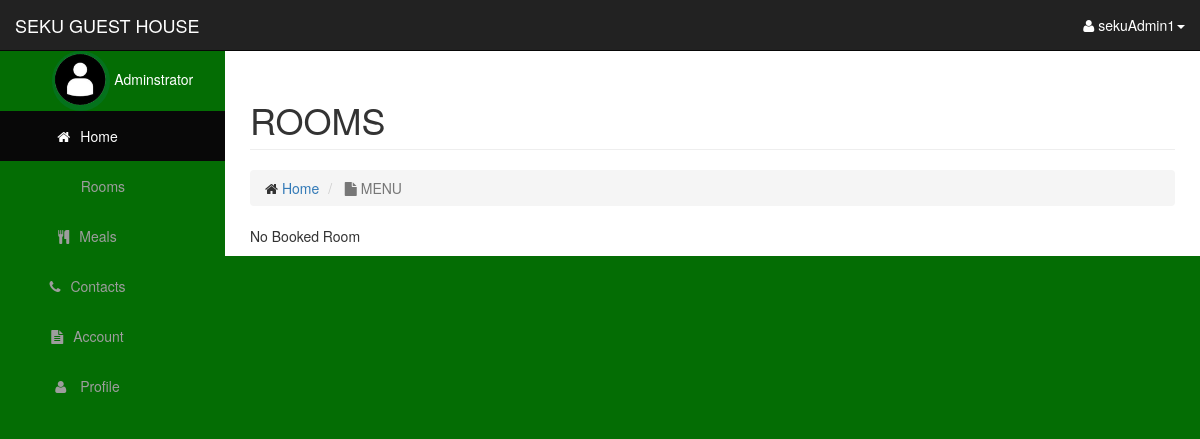
The app's page /admin/show_all_room.php (signed in), older data.
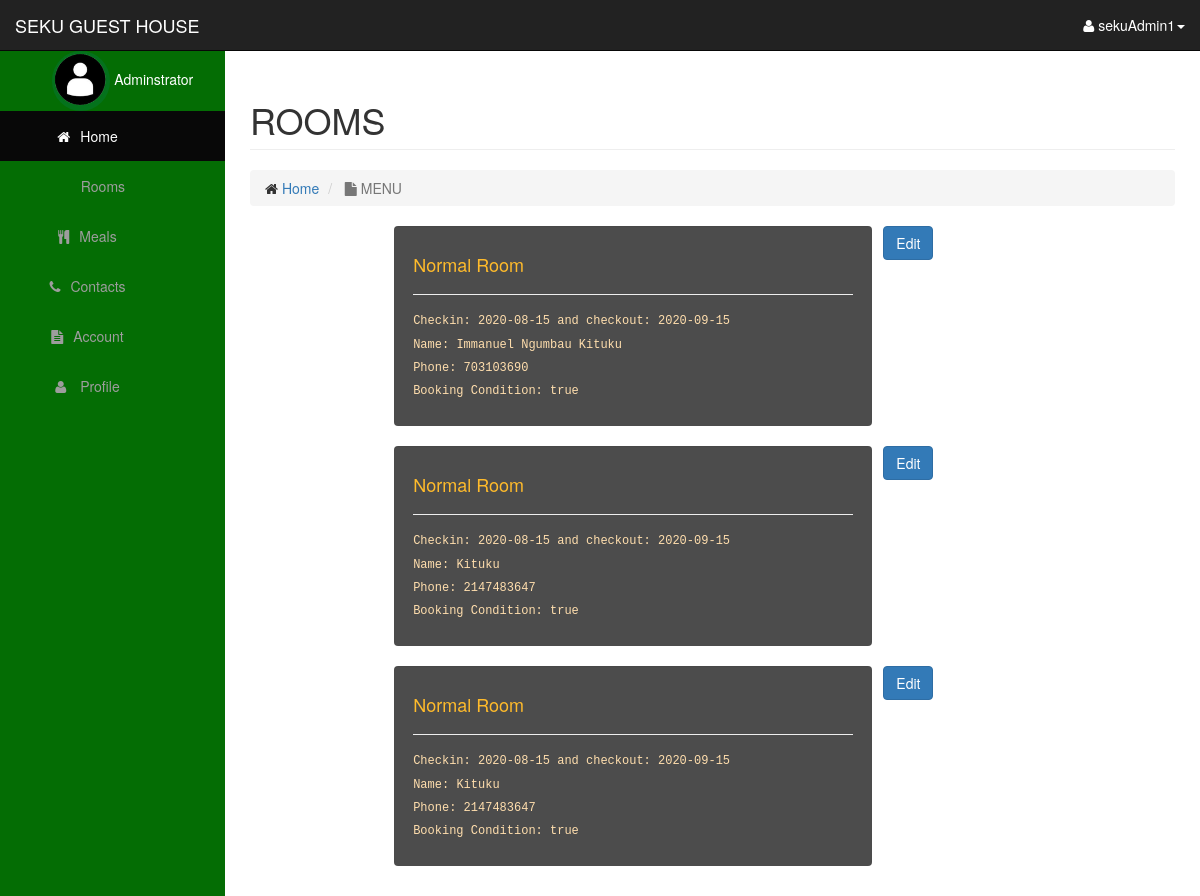
The same page, newer data.
### tables this page shows
CREATE TABLE `rooms` (
  `room_id` int(200) NOT NULL,
  `room_cat` text NOT NULL,
  `checkin` date NOT NULL,
  `checkout` date NOT NULL,
  `name` text NOT NULL,
  `phone` int(100) NOT NULL,
  `book` text NOT NULL
);

### admin/includes/class.user.php (called while the page is built, shortened)
<?php
        class user
        {
            public function __construct()
            {
                $this->db=new mysqli('localhost','root','','seku_guest_house');
            }
        }
?>

### admin/show_all_room.php (the view, shortened to what this page needs)
<?php
include_once 'includes/class.user.php';
$user=new User();
?>
<body>
  <?php include 'includes/navigation.php';?>
  <div id="page-wrapper">
            <div class="container-fluid">
              <div class="row">
                    <div class="col-lg-12">
                        <h1 class="page-header">
                        ROOMS
                            </h1>
                        <ol class="breadcrumb">
                            <li>
                                <i class="fa fa-Home"></i>  <a href="index.php">Home</a>
                            </li>
                            <li class="active">
                                <i class="fa fa-file"></i> MENU
                            </li>
                        </ol>
                    </div>
                </div>
</head>
        <?php
        $sql="SELECT * FROM rooms WHERE book='true'";
        $result = mysqli_query($user->db, $sql);
        if($result)
        {
            if(mysqli_num_rows($result) > 0)
            {
                while($row = mysqli_fetch_array($result))
                {
                    echo "
                            <div class='row'>
                            <div class='col-md-2'></div>
                            <div class='col-md-6 well'>
                                <h4>".$row['room_cat']."</h4><hr>
                                <h6>Checkin: ".$row['checkin']." and checkout: ".$row['checkout']."</h6>
                                <h6>Name: ".$row['name']."</h6>
                                <h6>Phone: ".$row['phone']."</h6>
                                <h6>Booking Condition: ".$row['book']."</h6>
                            </div>
                            &nbsp;&nbsp;
                            <a href='edit_all_room.php?id=".$row['room_id']."'><button class='btn btn-primary button'>Edit</button></a>
                            </div>
                         ";
                }
            }
            else
            {
                echo "No Booked Room";
            }
        }
        else
        {
            echo "Cannot connect to server".$result;
        }
        ?>
    </div>
</body>
</html>

Row changes from the older to the newer data that the page shows:
added rooms: room_cat "Normal Room", checkin "2020-08-15", checkout "2020-09-15", name "Immanuel Ngumbau Kituku", phone "703103690", book "true"
added rooms: room_cat "Normal Room", checkin "2020-08-15", checkout "2020-09-15", name "Kituku", phone "2147483647", book "true"
added rooms: room_cat "Normal Room", checkin "2020-08-15", checkout "2020-09-15", name "Kituku", phone "2147483647", book "true"
Text that changed along with them:
text no longer shown: "No Booked Room"
